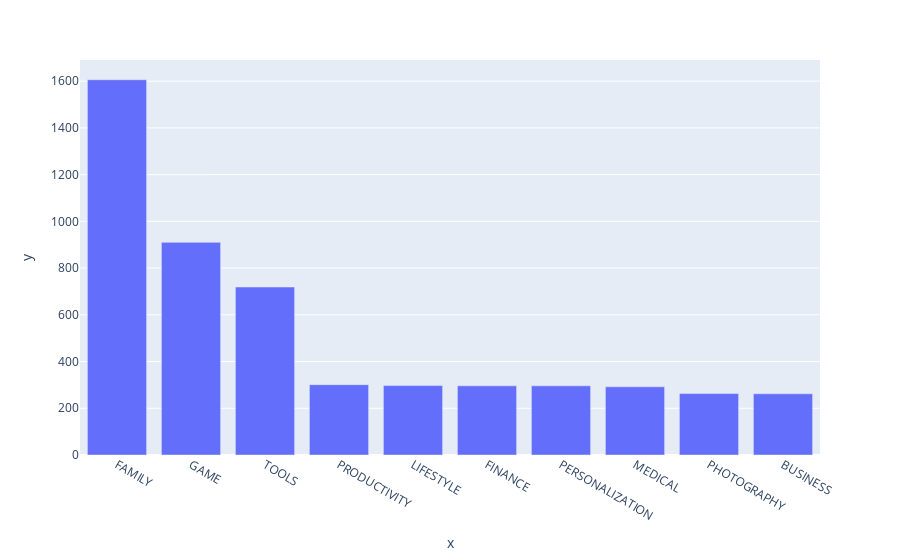

Notebook code cell kept with this figure:
### Markdown cell above
### Vertical Bar Chart - Highest Competition (Number of Apps)

### Code cell
bar = px.bar(
        x = top10_category.index, # index = category name
        y = top10_category.values)

bar.show()

### Figure 1 — Plotly figure (JSON) as saved in the notebook; plotly's stock layout.template omitted (floating-point values rounded to 4 significant figures)
{"data": [{"alignmentgroup": "True", "hovertemplate": "x=%{x}<br>y=%{y}<extra></extra>", "legendgroup": "", "marker": {"color": "#636efa", "pattern": {"shape": ""}}, "name": "", "offsetgroup": "", "orientation": "v", "showlegend": false, "textposition": "auto", "x": ["FAMILY", "GAME", "TOOLS", "PRODUCTIVITY", "LIFESTYLE", "FINANCE", "PERSONALIZATION", "MEDICAL", "PHOTOGRAPHY", "BUSINESS"], "xaxis": "x", "y": [1606, 910, 719, 301, 297, 296, 296, 292, 263, 262], "yaxis": "y", "type": "bar"}], "layout": {"xaxis": {"anchor": "y", "domain": [0, 1], "title": {"text": "x"}}, "yaxis": {"anchor": "x", "domain": [0, 1], "title": {"text": "y"}}, "legend": {"tracegroupgap": 0}, "margin": {"t": 60}, "barmode": "relative"}}
